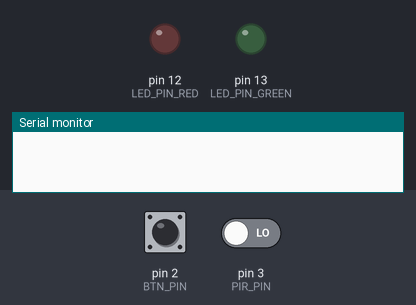
A sketch run on a simulated Arduino Uno, built with avr-gcc and run on an emulated ATmega328P. Shown: output pins drawn as LEDs (lit = HIGH), the last lines printed to the serial monitor. Inputs (shaded band) come from the test bench; at power-on: pin 2 (BTN_PIN) LOW, pin 3 (PIR_PIN) LOW.

Above: at 1.2 s.
1.3 s: pin 2 (BTN_PIN) pulled HIGH for 0.15 s
At 1.37 s:
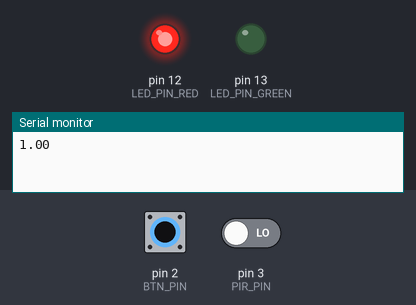
2.9 s: pin 3 (PIR_PIN) driven HIGH
At 4.1 s:
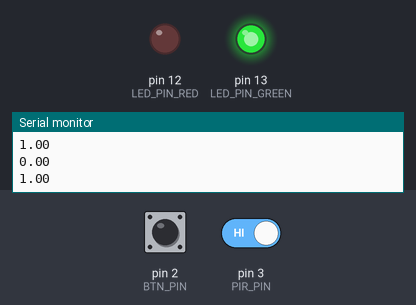
4.4 s: pin 2 (BTN_PIN) pulled HIGH for 1 s
At 5.2 s:
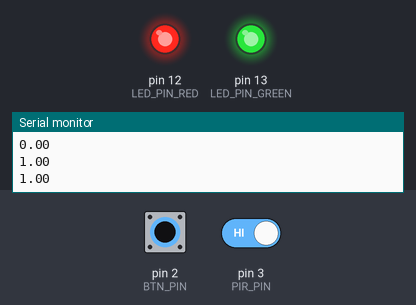
6.9 s: pin 2 (BTN_PIN) pulled HIGH for 3.2 s
At 10.8 s:
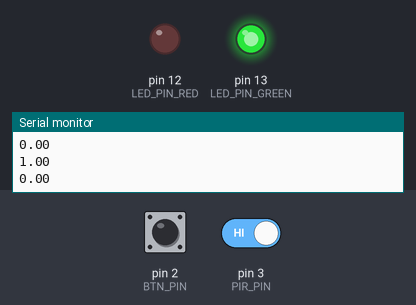
11.6 s: pin 3 (PIR_PIN) driven LOW
At 12.0 s:
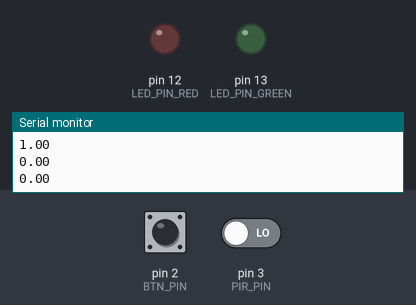
Timing chart, 0 to 14.1 s (numbered marks = the images above; inputs shaded):
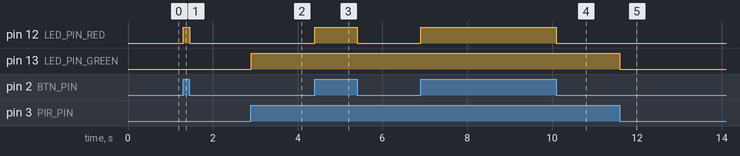

The sketch:

Task_1.3C.ino
```cpp
// C++ code
//

const byte LED_PIN_RED = 12;
const byte LED_PIN_GREEN = 13;
const byte PIR_PIN = 3;
const byte BTN_PIN = 2;

void setup()
{
  pinMode(PIR_PIN, INPUT);
  pinMode(BTN_PIN, INPUT);
  pinMode(LED_PIN_RED, OUTPUT);
  pinMode(LED_PIN_GREEN, OUTPUT);
  Serial.begin(9600);
  attachInterrupt(digitalPinToInterrupt(PIR_PIN), interrupt1, CHANGE);
  attachInterrupt(digitalPinToInterrupt(BTN_PIN), interrupt2, CHANGE);
}

void loop()
{

}

void interrupt1()
{
  double sensor = digitalRead(PIR_PIN);
  Serial.print(sensor);
  Serial.println();
  if (sensor) {
  	digitalWrite(LED_PIN_GREEN, HIGH);
  }
  else { digitalWrite(LED_PIN_GREEN, LOW); }
}

void interrupt2()
{
  double sensor = digitalRead(BTN_PIN);
  Serial.print(sensor);
  Serial.println();
  if (sensor) {
  	digitalWrite(LED_PIN_RED, HIGH);
  }
  else { digitalWrite(LED_PIN_RED, LOW); }
}
```

Measured:
- after the input at 1.3 s, pin 12 (LED_PIN_RED): LOW → HIGH at once, → LOW 0.15 s later
- after the input at 2.9 s, pin 13 (LED_PIN_GREEN): LOW → HIGH at once
- after the input at 4.4 s, pin 12 (LED_PIN_RED): LOW → HIGH at once, → LOW 1.0 s later
- after the input at 6.9 s, pin 12 (LED_PIN_RED): LOW → HIGH at once, → LOW 3.2 s later
- after the input at 11.6 s, pin 13 (LED_PIN_GREEN): HIGH → LOW at once
